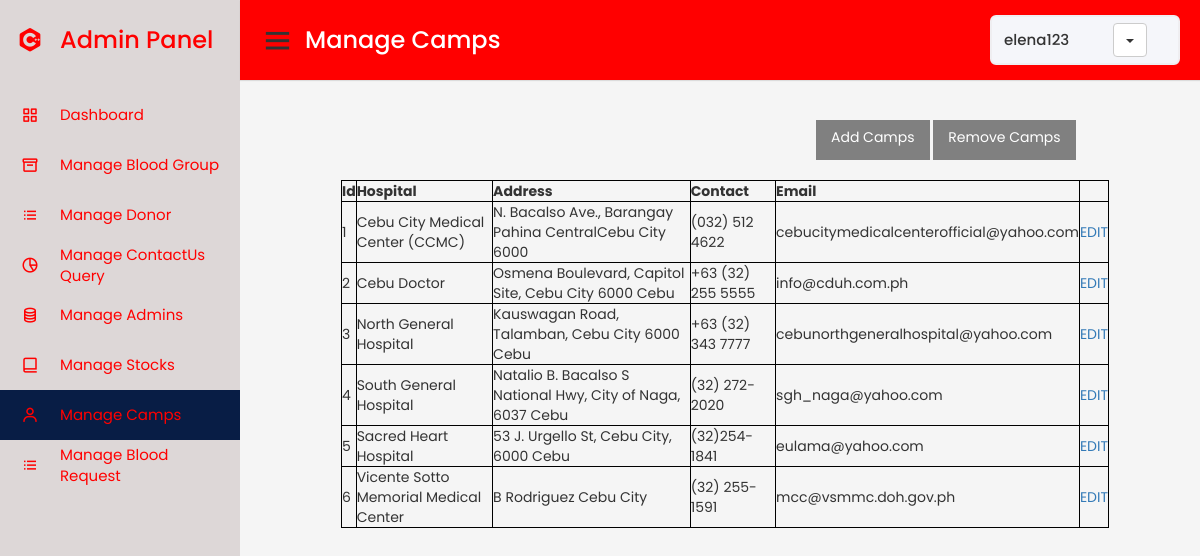
Screenshot of /Admin/managecamps.php (signed in) with the database file from the repository.
### tables this page shows
CREATE TABLE `camps` (
  `id` int(255) NOT NULL,
  `hospital` varchar(255) NOT NULL,
  `address` varchar(255) NOT NULL,
  `contact` varchar(255) NOT NULL,
  `email` varchar(255) NOT NULL
);

### Admin/managecamps.php (the view, shortened to what this page needs)
<!DOCTYPE html>
<html lang="en" dir="ltr">
  <head>
    <link rel="stylesheet" href="./admin.css">
    <link href='https://unpkg.com/boxicons@2.0.7/css/boxicons.min.css' rel='stylesheet'>
    <link rel="stylesheet" href="https://maxcdn.bootstrapcdn.com/bootstrap/3.4.1/css/bootstrap.min.css">
   </head>
<body>
  <div class="sidebar" style="  background-color: #DDD7D7;">
    <div class="logo-details">
      <i class='bx bxl-c-plus-plus'  style= "color:red;"></i>
      <span class="logo_name" style= "color:red;">Admin Panel</span>
    </div>
      <ul class="nav-links" >
        <li>
          <a href="./admin_dashboard.php" >
            <i class='bx bx-grid-alt'  style= "color:red;"></i>
            <span class="links_name"  style= "color:red;">Dashboard</span>
          </a>
        </li>
        <li >
          <a href="./manageblood.php">
            <i class='bx bx-box'  style= "color:red;"></i>
            <span class="links_name" style= "color:red;">Manage Blood Group</span>
          </a>
        </li>
        <li>
          <a href="./managedonor.php">
            <i class='bx bx-list-ul'  style= "color:red;" ></i>
            <span class="links_name"  style= "color:red;">Manage Donor</span>
          </a>
        </li>
        <li>
          <a href="./managecquery.php">
            <i class='bx bx-pie-chart-alt-2' style= "color:red;" ></i>
            <span class="links_name"  style= "color:red;">Manage ContactUs <br> Query</span>
          </a>
        </li>
        <li>
          <a href="./manageadmin.php">
            <i class='bx bx-coin-stack'  style= "color:red;"></i>
            <span class="links_name" style= "color:red;">Manage Admins</span>
          </a>
        </li>
        <li>
          <a href="./managestock.php">
            <i class='bx bx-book-alt'  style= "color:red;"></i>
            <span class="links_name" style= "color:red;">Manage Stocks</span>
          </a>
        </li>
        <li>
          <a href="#" class="active">
            <i class='bx bx-user'  style= "color:red;"></i>
            <span class="links_name" style= "color:red;">Manage Camps</span>
          </a>
        </li>
        <li>
        <a href="./managerequest.php">
            <i class='bx bx-list-ul'  style= "color:red;" ></i>
            <span class="links_name"  style= "color:red;">Manage Blood <br>Request</span>
          </a>
        </li>
      </ul>
  </div>
  <section class="home-section" >
    <nav style= "background-color:red;">
      <div class="sidebar-button">
        <i class='bx bx-menu sidebarBtn'></i>
        <span class="dashboard" id="ok">Manage Camps</span>
      </div>
      <div class="profile-details">
        <span class="admin_name"> <?php echo $_SESSION["username"]; ?></span>
        <div class="dropdown">
              <button style="margin-left:100%;" class="btn btn-default dropdown-toggle" type="button" data-toggle="dropdown">
              <span class="caret"></span></button>
            </div>
        </div>
    </nav> <br><br><br><br> <br><br>
    <div class="forms" style="margin-left:60%">
            <a  href="addFunctions/addcamps.php" class="button">Add Camps</a>
            <a   href="removeFunctions/remove_camps.php" class="button">Remove Camps</a>
    </div>
 <br>
    <center>  <section>
<?php
require_once('./includes/db_connect.inc');
$qry="select * from camps";
$result=mysqli_query($conn,$qry);
echo"<table border='2'>
<tr>
<th >Id</th>
<th>Hospital</th>
<th>Address</th>
<th>Contact</th>
<th>Email</th>
</tr>";
while($row=mysqli_fetch_array($result)){
echo"<tr>
<td>".$row['id']."</td>
<td>".$row['hospital']."</td>
<td>".$row['address']."</td>
<td>".$row['contact']."</td>
<td>".$row['email']."</td>
<td><a href='editFunctions/edit_campdetails.php?id=".$row['id']."'>EDIT</a></td>
</tr>";
}
?>
</section></center>
  </section>
</body>
</html>

### Admin/admin.css (style rules this page uses)
* { margin: 0; padding: 0; box-sizing: border-box; font-family: 'Poppins', sans-serif; }
body { background-image: url('./userimages/lood.jpg'); }
.sidebar { position: fixed; height: 100%; width: 240px; background: #0A2558; transition: all 0.5s ease; }
.sidebar .logo-details { height: 80px; display: flex; align-items: center; }
.sidebar .logo-details i { font-size: 28px; font-weight: 500; color: #fff; min-width: 60px; text-align: center }
.sidebar .logo-details .logo_name { color: #fff; font-size: 24px; font-weight: 500; }
.sidebar .nav-links { margin-top: 10px; }
.sidebar .nav-links li { position: relative; list-style: none; height: 50px; }
.sidebar .nav-links li a { height: 100%; width: 100%; display: flex; align-items: center; text-decoration: none; transition: all 0.4s ease; }
.sidebar .nav-links li a.active { background: #081D45; }
.sidebar .nav-links li i { min-width: 60px; text-align: center; font-size: 18px; color: #fff; }
.sidebar .nav-links li a .links_name { color: #fff; font-size: 15px; font-weight: 400; white-space: nowrap; }
.home-section { position: relative; background: #f5f5f5; min-height: 100vh; width: calc(100% - 240px); left: 240px; transition: all 0.5s ease; }
.home-section nav { display: flex; justify-content: space-between; height: 80px; background: #fff; display: flex; align-items: center; position: fixed; width: calc(100% - 240px); left: 240px; z-index: 100; padding: 0 20px; box-shadow: 0 1px 1px rgba(0, 0, 0, 0.1); transition: all 0.5s ease; }
.home-section nav .sidebar-button { display: flex; align-items: center; font-size: 24px; font-weight: 500; }
nav .sidebar-button i { font-size: 35px; margin-right: 10px; }
.home-section nav .profile-details { display: flex; align-items: center; background: #F5F6FA; border: 2px solid #EFEEF1; border-radius: 6px; height: 50px; min-width: 190px; padding: 0 15px 0 2px; }
nav .profile-details .admin_name { font-size: 15px; font-weight: 500; color: #333; margin: 0 10px; white-space: nowrap; }
#ok { color: white; }
.button { height: 40px; display: inline-block; padding: 7px 15px; background-color: grey; color: white; border: 0; line-height: inherit; text-decoration: none; cursor: pointer; }
table, td, th { border: 1px solid black; text-align: left; }
table { border-collapse: collapse; width: 80%; margin-left: 10px; }
th, td { padding: 15px; }

### rows the page displays
camps: id "1", hospital "Cebu City Medical Center (CCMC)", address "N. Bacalso Ave., Barangay Pahina CentralCebu City 6000", contact "(032) 512 4622", email "cebucitymedicalcenterofficial@yahoo.com"
camps: id "2", hospital "Cebu Doctor", address "Osmena Boulevard, Capitol Site, Cebu City 6000 Cebu", contact "+63 (32) 255 5555", email "info@cduh.com.ph"
camps: id "3", hospital "North General Hospital", address "Kauswagan Road, Talamban, Cebu City 6000 Cebu", contact "+63 (32) 343 7777", email "cebunorthgeneralhospital@yahoo.com"
camps: id "4", hospital "South General Hospital", address "Natalio B. Bacalso S National Hwy, City of Naga, 6037 Cebu", contact "(32) 272-2020", email "sgh_naga@yahoo.com"
camps: id "5", hospital "Sacred Heart Hospital", address "53 J. Urgello St, Cebu City, 6000 Cebu", contact "(32)254-1841", email "eulama@yahoo.com"
camps: id "6", hospital "Vicente Sotto Memorial Medical Center", address "B Rodriguez Cebu City", contact "(32) 255-1591", email "mcc@vsmmc.doh.gov.ph"

### other values shown
$_SESSION["username"] "elena123"
